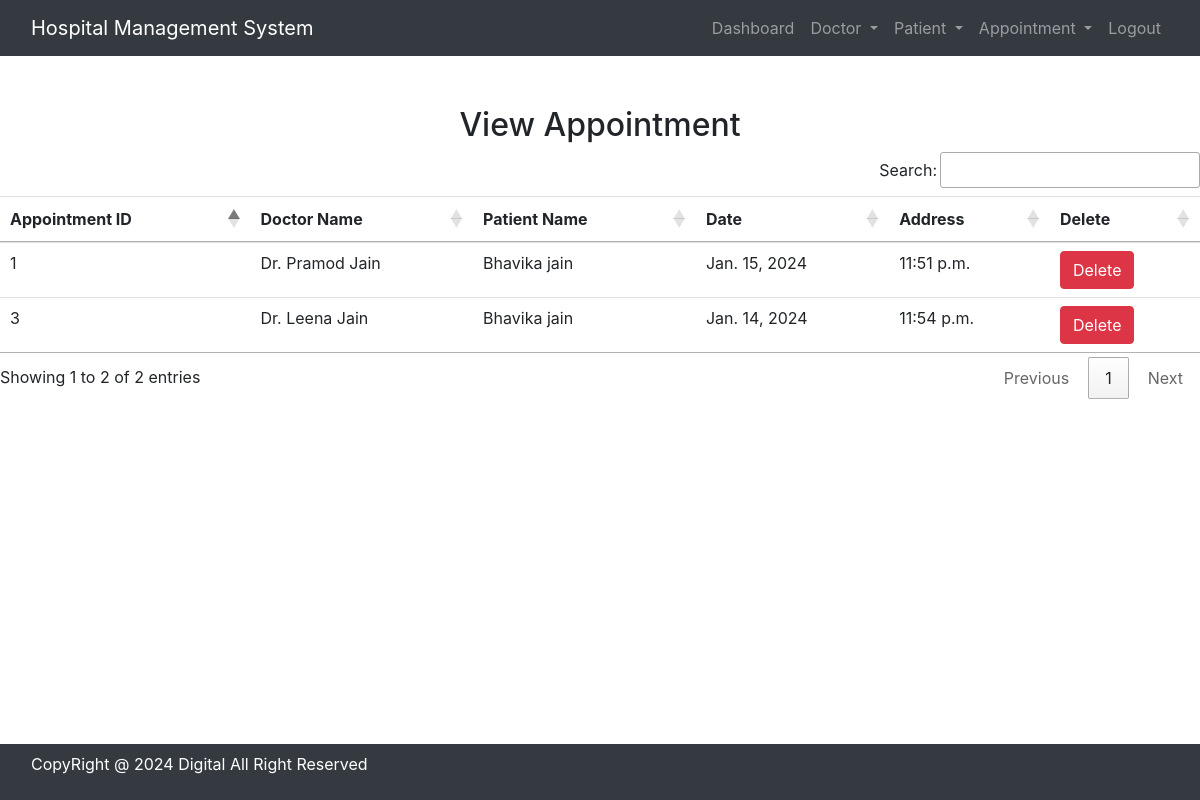
The page /view_appointment/ (signed in) on the database its author committed.
### hospital/models.py (models this page shows, shortened)
class Appointment(models.Model):
    doctor = models.ForeignKey(Doctor, on_delete = models.CASCADE)
    patient = models.ForeignKey(Patient,on_delete = models.CASCADE)
    date = models.DateField()
    time = models.TimeField()

class Doctor(models.Model):
    Name = models.CharField(max_length = 50)
    mobile= models.CharField(max_length=15)
    speciality = models.CharField(max_length= 50)

class Patient(models.Model):
    name = models.CharField(max_length = 50)
    gender = models.CharField(max_length= 20)
    mobile = models.IntegerField(null =True)
    address = models.TextField()

### hospital/views.py (the view)
# urls.py: path('view_appointment/', View_Appointment, name= 'view_appointment' ),
def View_Appointment(request):
    if not request.user.is_staff:
        return redirect('login')
    app = Appointment.objects.all()
    a = {'app' : app}
    return render(request, 'view_appointment.html', a)

### hospital/templates/view_appointment.html
{% include 'base.html' %}
{% load static %}
{% include 'navigation.html' %}
<div>
    <h2 style="text-align: center; margin-top: 50px;">View Appointment</h2>
        <table id="example" class="table table-hover" style="margin-top: 30px; text-align: justify;">
            <thead>
                <tr>
                    <th>Appointment ID</th>
                    <th>Doctor Name </th>
                    <th>Patient Name</th>
                    <th>Date</th>
                    <th>Address</th>
                    <th>Delete</th>
                </tr>
            </thead>
            <tbody>
                {% for i in app %}
                <tr>
                    <td>{{i.id}}</td>
                    <td>{{i.doctor.Name}}</td>
                    <td>{{i.patient.name}}</td>
                    <td>{{i.date}}</td>
                    <td>{{i.time}}</td>
                    <td><a href="{% url 'delete_appointment' i.id %}"
                        onclick="return confirm('Are you sure you want to delete?')"
                        class="btn btn-danger">Delete</a>
                    </a></td>
                </tr>
                {% endfor %}
            </tbody>
        </table>
</div>
{% include 'footer.html' %}

### rows shown on the page
Appointment: id "1", doctor.Name "Dr. Pramod Jain", patient.name "Bhavika jain", date "Jan. 15, 2024", time "11:51 p.m."
Appointment: id "3", doctor.Name "Dr. Leena Jain", patient.name "Bhavika jain", date "Jan. 14, 2024", time "11:54 p.m."
